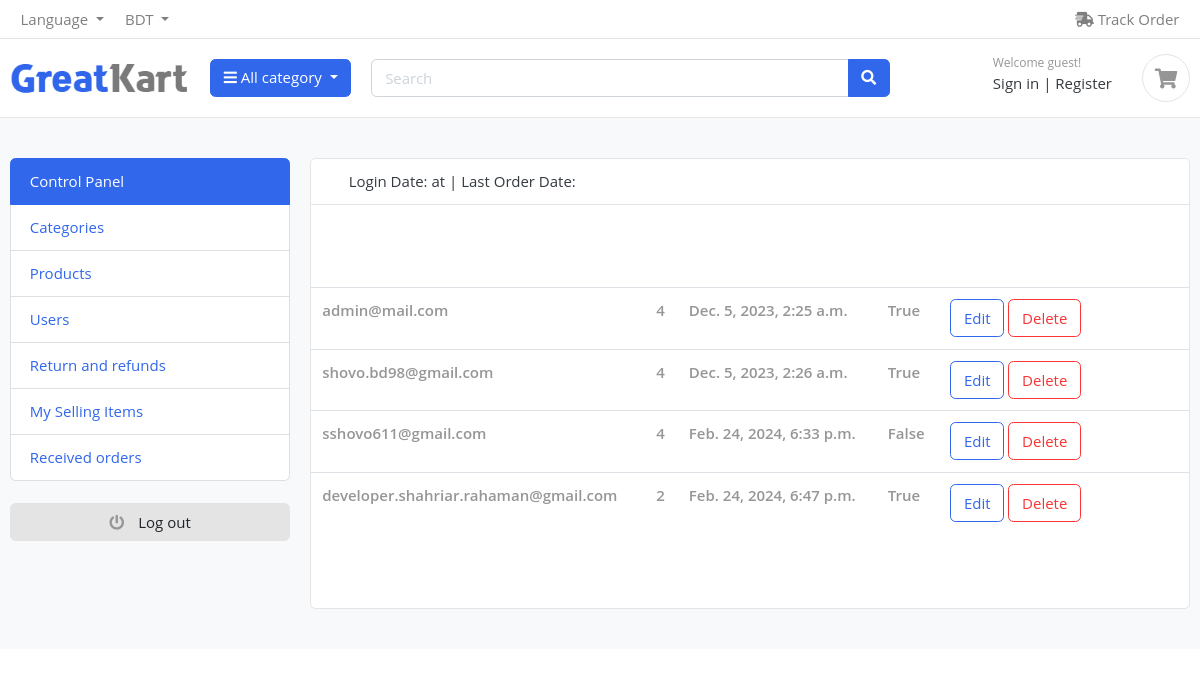
Page /admin_panel/user_list/ on the earlier database version.
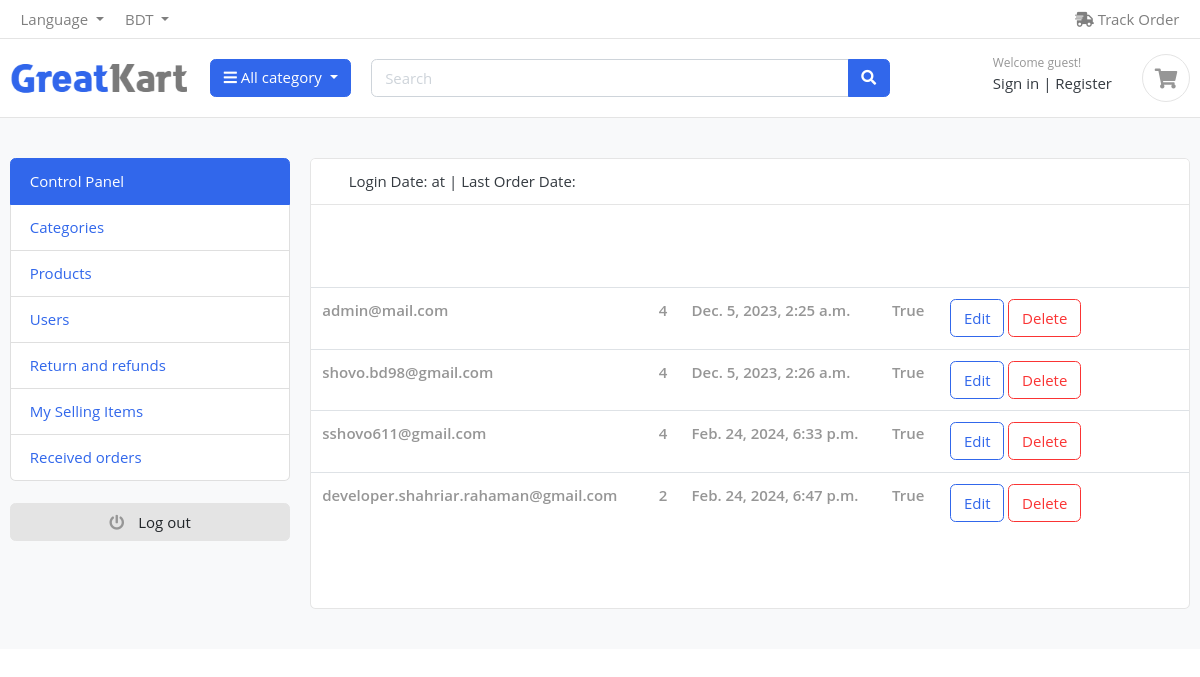
Same page on the later database version.
### user_auth/models/user.py (models this page shows, shortened)
class User(AbstractBaseUser, PermissionsMixin):
    ADMIN = 1
    CUSTOMER = 2
    MALE = 1
    FEMALE = 2
    GOOGLE_SIGNUP=1
    GITHUB_SIGNUP=2
    FACEBOOK_SIGNUP=3
    SITE_SIGNUP =4
    ROLE_CHOOSED    =   ((ADMIN, 'admin'),(CUSTOMER, 'customer'),)
    GENDER_CHOOSED  =   ((MALE, 'male'),(FEMALE, 'female'))
    SIGNUP_PLATFORM =   ((GOOGLE_SIGNUP,'Login from Google'),(GITHUB_SIGNUP, 'Login from Github'),(FACEBOOK_SIGNUP,'Login from Facebook'),(SITE_SIGNUP,'Login'),)
    first_name      =   models.CharField(max_length=50, null=True, blank=True)
    last_name       =   models.CharField(max_length=50, null=True, blank=True)
    username        =   models.CharField(max_length=50, unique=True)
    email           =   models.EmailField(max_length=100, unique=True)
    role            =   models.PositiveSmallIntegerField(choices=ROLE_CHOOSED,
                                                                              blank=True, null=True)
    gender_choosed  =   models.PositiveSmallIntegerField(choices=GENDER_CHOOSED,
                                                                              blank=True, null=True)
    sign_up_platform=   models.PositiveSmallIntegerField(choices=SIGNUP_PLATFORM,
                                                                              blank=True, null=True)
    date_joined     =   models.DateTimeField(auto_now_add=True)
    last_login      =   models.DateTimeField(auto_now_add=True)
    created_date    =   models.DateTimeField(auto_now_add=True)
    modify_date     =   models.DateTimeField(auto_now=True)
    is_admin        =   models.BooleanField(default=False)
    is_staff        =   models.BooleanField(default=False)
    is_active       =   models.BooleanField(default=False)
    is_superuser    =   models.BooleanField(default=False)
    USERNAME_FIELD  =   'email'
    objects         =  UserManager()

### admin_panel/views/user/fatch_user.py (the view)
# urls.py: path('user_list/', fatch_user, name='fatch_user'),
def fatch_user(request):
    fatch_all_user = User.objects.all()
    context={
        'users' :fatch_all_user
    }
    return render(request, 'admin/dashboard/user/fatch_user.html', context=context)

### product_categories/views/brand_context_processor.py (called while the page is built)
def brands(request):
    brand_name = Product_Brand.objects.all()
    return {'brand_name': brand_name}

### product_categories/views/category_context_processors.py (called while the page is built)
def categories(request):
    category_name = Product_Categories.objects.all()
    return {'category_name' : category_name}

### system_setting/models/contact.py (called while the page is built)
    def __str__(self) -> str:
        return self.country_name

### system_setting/views/contact_and_details.py (called while the page is built)
def contact_and_details(request):
    get_contact = Contact.objects.first()
    get_product = Products.objects.all()[:4]
    print(get_contact)
    return {'get_contact': get_contact, 'get_product':get_product,}

### templates/admin/dashboard/user/fatch_user.html (shortened to what this page needs)
{% extends 'base/base.html' %}
{% load static %}
{% block headers %}
{% include 'include/main_include_file.html' %}
{% endblock headers %}
{% block body %}
<section class="section-conten padding-y bg">
    <div class="container">
        <div class="row">
        {% include "admin/dashboard/admin_options.html" %}
        <main class="col-md-9">
            <article class="card">
            <header class="card-header">
                <span>Login Date: {{ user.last_login|date:"F j, Y" }} at {{ user.last_login|time:"g:i A" }}</span> |
                <span>Last Order Date: {{order_completed.created}} </span>
            </header>
            <div class="card-body">
            </div>
            <table class="table table-hover">
                {% for user in users %}
                 <tr>
                     <td>
                        <var class="price text-muted">{{user.email}}</var>
                    </td>
                    <td>
                        <var class="price text-muted">{{user.sign_up_platform}}</var>
                    </td>
                    <td>
                        <var class="price text-muted">{{user.created_date}}</var>
                    </td>
                    <td>
                        <var class="price text-muted">{{user.is_active}}</var>
                    </td>
                     <td width="250"> <a href="" class="btn btn-outline-primary">Edit</a> <a href="" class="btn btn-outline-danger"> Delete </a> </td>
                 </tr>
                 {% endfor %}
             </table>
            <div class="table-responsive">
            </div>
            </article>
        </main>
    </div>
    </div>
    </section>
{% endblock body %}

Differences in the rows shown:
changed User "sshovo611@gmail.com": is_active "False" → "True"
